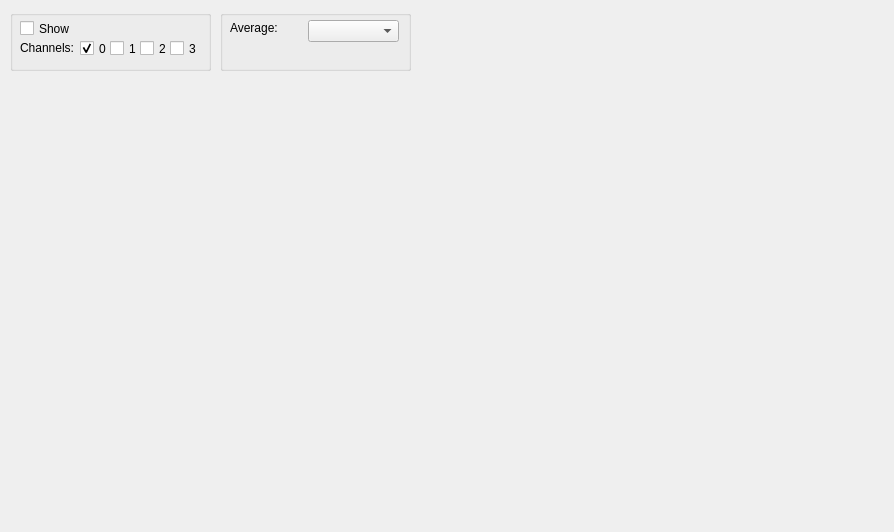
<?xml version="1.0" encoding="UTF-8"?>
<ui version="4.0">
 <class>SpectrumForm</class>
 <widget class="QWidget" name="SpectrumForm">
  <property name="geometry">
   <rect>
    <x>0</x>
    <y>0</y>
    <width>894</width>
    <height>532</height>
   </rect>
  </property>
  <property name="windowTitle">
   <string>Spectrum</string>
  </property>
  <widget class="QGroupBox" name="groupBoxChanControl">
   <property name="geometry">
    <rect>
     <x>10</x>
     <y>10</y>
     <width>201</width>
     <height>61</height>
    </rect>
   </property>
   <property name="title">
    <string/>
   </property>
   <widget class="QCheckBox" name="checkRun">
    <property name="geometry">
     <rect>
      <x>10</x>
      <y>10</y>
      <width>70</width>
      <height>17</height>
     </rect>
    </property>
    <property name="text">
     <string>Show</string>
    </property>
   </widget>
   <widget class="QLabel" name="labelShowChans">
    <property name="geometry">
     <rect>
      <x>10</x>
      <y>30</y>
      <width>61</width>
      <height>16</height>
     </rect>
    </property>
    <property name="text">
     <string>Channels:</string>
    </property>
   </widget>
   <widget class="QCheckBox" name="checkBoxShowCh0">
    <property name="geometry">
     <rect>
      <x>70</x>
      <y>30</y>
      <width>31</width>
      <height>17</height>
     </rect>
    </property>
    <property name="text">
     <string>0</string>
    </property>
    <property name="checked">
     <bool>true</bool>
    </property>
   </widget>
   <widget class="QCheckBox" name="checkBoxShowCh1">
    <property name="geometry">
     <rect>
      <x>100</x>
      <y>30</y>
      <width>31</width>
      <height>17</height>
     </rect>
    </property>
    <property name="text">
     <string>1</string>
    </property>
   </widget>
   <widget class="QCheckBox" name="checkBoxShowCh2">
    <property name="geometry">
     <rect>
      <x>130</x>
      <y>30</y>
      <width>31</width>
      <height>17</height>
     </rect>
    </property>
    <property name="text">
     <string>2</string>
    </property>
   </widget>
   <widget class="QCheckBox" name="checkBoxShowCh3">
    <property name="geometry">
     <rect>
      <x>160</x>
      <y>30</y>
      <width>31</width>
      <height>17</height>
     </rect>
    </property>
    <property name="text">
     <string>3</string>
    </property>
   </widget>
  </widget>
  <widget class="QCustomPlot" name="widgetSpectrum" native="true">
   <property name="geometry">
    <rect>
     <x>10</x>
     <y>80</y>
     <width>871</width>
     <height>441</height>
    </rect>
   </property>
  </widget>
  <widget class="QGroupBox" name="groupBoxParams">
   <property name="geometry">
    <rect>
     <x>220</x>
     <y>10</y>
     <width>191</width>
     <height>61</height>
    </rect>
   </property>
   <property name="title">
    <string/>
   </property>
   <widget class="QComboBox" name="comboBoxAvg">
    <property name="geometry">
     <rect>
      <x>88</x>
      <y>10</y>
      <width>91</width>
      <height>22</height>
     </rect>
    </property>
   </widget>
   <widget class="QLabel" name="labelAvg">
    <property name="geometry">
     <rect>
      <x>10</x>
      <y>10</y>
      <width>61</width>
      <height>16</height>
     </rect>
    </property>
    <property name="text">
     <string>Average:</string>
    </property>
   </widget>
  </widget>
 </widget>
 <customwidgets>
  <customwidget>
   <class>QCustomPlot</class>
   <extends>QWidget</extends>
   <header>gui/qcustomplot.h</header>
   <container>1</container>
  </customwidget>
 </customwidgets>
 <resources/>
 <connections/>
</ui>
